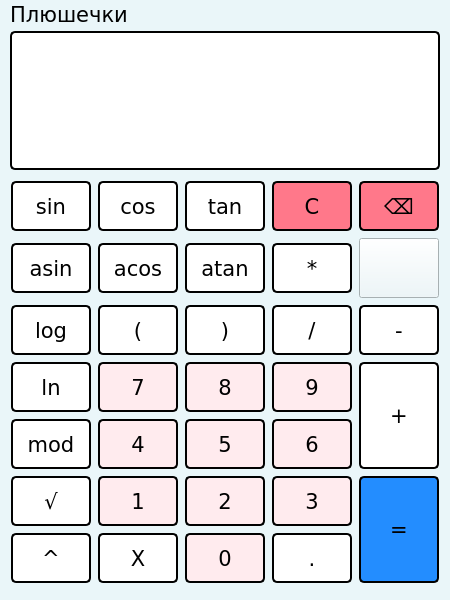
<?xml version="1.0" encoding="UTF-8"?>
<ui version="4.0">
 <class>s21_sm_calc</class>
 <widget class="QMainWindow" name="s21_sm_calc">
  <property name="geometry">
   <rect>
    <x>0</x>
    <y>0</y>
    <width>450</width>
    <height>600</height>
   </rect>
  </property>
  <property name="minimumSize">
   <size>
    <width>450</width>
    <height>600</height>
   </size>
  </property>
  <property name="maximumSize">
   <size>
    <width>450</width>
    <height>600</height>
   </size>
  </property>
  <property name="focusPolicy">
   <enum>Qt::StrongFocus</enum>
  </property>
  <property name="windowTitle">
   <string>Калькулятор aannemar</string>
  </property>
  <property name="autoFillBackground">
   <bool>false</bool>
  </property>
  <property name="styleSheet">
   <string notr="true">background-color: rgb(234, 246, 249)</string>
  </property>
  <widget class="QWidget" name="centralwidget">
   <widget class="QWidget" name="gridLayoutWidget">
    <property name="geometry">
     <rect>
      <x>10</x>
      <y>150</y>
      <width>430</width>
      <height>404</height>
     </rect>
    </property>
    <property name="minimumSize">
     <size>
      <width>80</width>
      <height>80</height>
     </size>
    </property>
    <layout class="QGridLayout" name="gridLayout">
     <item row="2" column="3">
      <widget class="QPushButton" name="button_div">
       <property name="minimumSize">
        <size>
         <width>80</width>
         <height>50</height>
        </size>
       </property>
       <property name="maximumSize">
        <size>
         <width>80</width>
         <height>50</height>
        </size>
       </property>
       <property name="font">
        <font>
         <family>Verdana</family>
         <pointsize>16</pointsize>
         <bold>false</bold>
        </font>
       </property>
       <property name="mouseTracking">
        <bool>true</bool>
       </property>
       <property name="styleSheet">
        <string notr="true">
QPushButton {
	background-color: white;
	border: 2px solid black;
	border-radius: 5px;
}

QPushButton:hover {
	background-color: rgb(176, 254, 255)
}

QPushButton:pressed {
	background-color: rgb(87, 252, 255)
}</string>
       </property>
       <property name="text">
        <string>/</string>
       </property>
      </widget>
     </item>
     <item row="0" column="4">
      <widget class="QPushButton" name="button_back">
       <property name="minimumSize">
        <size>
         <width>80</width>
         <height>50</height>
        </size>
       </property>
       <property name="maximumSize">
        <size>
         <width>80</width>
         <height>50</height>
        </size>
       </property>
       <property name="font">
        <font>
         <family>Verdana</family>
         <pointsize>16</pointsize>
         <bold>false</bold>
        </font>
       </property>
       <property name="mouseTracking">
        <bool>true</bool>
       </property>
       <property name="styleSheet">
        <string notr="true">
QPushButton {
	background-color: rgb(255, 120, 138);
	border: 2px solid black;
	border-radius: 5px;
}

QPushButton:hover {
	background-color: rgb(255, 79, 91);
}

QPushButton:pressed {
	background-color: rgb(255, 0, 13);
}</string>
       </property>
       <property name="text">
        <string>⌫</string>
       </property>
      </widget>
     </item>
     <item row="2" column="4">
      <widget class="QPushButton" name="button_minus">
       <property name="minimumSize">
        <size>
         <width>80</width>
         <height>50</height>
        </size>
       </property>
       <property name="maximumSize">
        <size>
         <width>80</width>
         <height>50</height>
        </size>
       </property>
       <property name="font">
        <font>
         <family>Verdana</family>
         <pointsize>16</pointsize>
         <bold>false</bold>
        </font>
       </property>
       <property name="mouseTracking">
        <bool>true</bool>
       </property>
       <property name="styleSheet">
        <string notr="true">
QPushButton {
	background-color: white;
	border: 2px solid black;
	border-radius: 5px;
}

QPushButton:hover {
	background-color: rgb(176, 254, 255)
}

QPushButton:pressed {
	background-color: rgb(87, 252, 255)
}</string>
       </property>
       <property name="text">
        <string>-</string>
       </property>
      </widget>
     </item>
     <item row="3" column="1">
      <widget class="QPushButton" name="button_7">
       <property name="enabled">
        <bool>true</bool>
       </property>
       <property name="minimumSize">
        <size>
         <width>80</width>
         <height>50</height>
        </size>
       </property>
       <property name="maximumSize">
        <size>
         <width>80</width>
         <height>50</height>
        </size>
       </property>
       <property name="font">
        <font>
         <family>Verdana</family>
         <pointsize>16</pointsize>
         <bold>false</bold>
        </font>
       </property>
       <property name="mouseTracking">
        <bool>true</bool>
       </property>
       <property name="focusPolicy">
        <enum>Qt::WheelFocus</enum>
       </property>
       <property name="styleSheet">
        <string notr="true">
QPushButton {
	background-color: rgb(255, 235, 238);
	border: 2px solid black;
	border-radius: 5px;
}

QPushButton:hover {
	background-color: rgb(176, 254, 255)
}

QPushButton:pressed {
	background-color: rgb(87, 252, 255)
}</string>
       </property>
       <property name="text">
        <string>7</string>
       </property>
      </widget>
     </item>
     <item row="0" column="2">
      <widget class="QPushButton" name="button_tan">
       <property name="minimumSize">
        <size>
         <width>80</width>
         <height>50</height>
        </size>
       </property>
       <property name="maximumSize">
        <size>
         <width>80</width>
         <height>50</height>
        </size>
       </property>
       <property name="font">
        <font>
         <family>Verdana</family>
         <pointsize>16</pointsize>
         <bold>false</bold>
        </font>
       </property>
       <property name="mouseTracking">
        <bool>true</bool>
       </property>
       <property name="styleSheet">
        <string notr="true">
QPushButton {
	background-color: white;
	border: 2px solid black;
	border-radius: 5px;
}

QPushButton:hover {
	background-color: rgb(176, 254, 255)
}

QPushButton:pressed {
	background-color: rgb(87, 252, 255)
}</string>
       </property>
       <property name="text">
        <string>tan</string>
       </property>
      </widget>
     </item>
     <item row="6" column="1">
      <widget class="QPushButton" name="button_x">
       <property name="minimumSize">
        <size>
         <width>80</width>
         <height>50</height>
        </size>
       </property>
       <property name="maximumSize">
        <size>
         <width>80</width>
         <height>50</height>
        </size>
       </property>
       <property name="font">
        <font>
         <family>Verdana</family>
         <pointsize>16</pointsize>
         <bold>false</bold>
        </font>
       </property>
       <property name="mouseTracking">
        <bool>true</bool>
       </property>
       <property name="styleSheet">
        <string notr="true">
QPushButton {
	background-color: white;
	border: 2px solid black;
	border-radius: 5px;
}

QPushButton:hover {
	background-color: rgb(176, 254, 255)
}

QPushButton:pressed {
	background-color: rgb(87, 252, 255)
}</string>
       </property>
       <property name="text">
        <string>X</string>
       </property>
      </widget>
     </item>
     <item row="2" column="0">
      <widget class="QPushButton" name="button_log">
       <property name="minimumSize">
        <size>
         <width>80</width>
         <height>50</height>
        </size>
       </property>
       <property name="maximumSize">
        <size>
         <width>80</width>
         <height>50</height>
        </size>
       </property>
       <property name="font">
        <font>
         <family>Verdana</family>
         <pointsize>16</pointsize>
         <bold>false</bold>
        </font>
       </property>
       <property name="mouseTracking">
        <bool>true</bool>
       </property>
       <property name="styleSheet">
        <string notr="true">
QPushButton {
	background-color: white;
	border: 2px solid black;
	border-radius: 5px;
}

QPushButton:hover {
	background-color: rgb(176, 254, 255)
}

QPushButton:pressed {
	background-color: rgb(87, 252, 255)
}</string>
       </property>
       <property name="text">
        <string>log</string>
       </property>
      </widget>
     </item>
     <item row="6" column="0">
      <widget class="QPushButton" name="button_pow">
       <property name="minimumSize">
        <size>
         <width>80</width>
         <height>50</height>
        </size>
       </property>
       <property name="maximumSize">
        <size>
         <width>80</width>
         <height>50</height>
        </size>
       </property>
       <property name="font">
        <font>
         <family>Verdana</family>
         <pointsize>16</pointsize>
         <bold>false</bold>
        </font>
       </property>
       <property name="mouseTracking">
        <bool>true</bool>
       </property>
       <property name="styleSheet">
        <string notr="true">
QPushButton {
	background-color: white;
	border: 2px solid black;
	border-radius: 5px;
}

QPushButton:hover {
	background-color: rgb(176, 254, 255)
}

QPushButton:pressed {
	background-color: rgb(87, 252, 255)
}</string>
       </property>
       <property name="text">
        <string>^</string>
       </property>
      </widget>
     </item>
     <item row="2" column="1">
      <widget class="QPushButton" name="button_bracket_L">
       <property name="minimumSize">
        <size>
         <width>80</width>
         <height>50</height>
        </size>
       </property>
       <property name="maximumSize">
        <size>
         <width>80</width>
         <height>50</height>
        </size>
       </property>
       <property name="font">
        <font>
         <family>Verdana</family>
         <pointsize>16</pointsize>
         <bold>false</bold>
        </font>
       </property>
       <property name="mouseTracking">
        <bool>true</bool>
       </property>
       <property name="styleSheet">
        <string notr="true">
QPushButton {
	background-color: white;
	border: 2px solid black;
	border-radius: 5px;
}

QPushButton:hover {
	background-color: rgb(176, 254, 255)
}

QPushButton:pressed {
	background-color: rgb(87, 252, 255)
}</string>
       </property>
       <property name="text">
        <string>(</string>
       </property>
      </widget>
     </item>
     <item row="4" column="3">
      <widget class="QPushButton" name="button_6">
       <property name="minimumSize">
        <size>
         <width>80</width>
         <height>50</height>
        </size>
       </property>
       <property name="maximumSize">
        <size>
         <width>80</width>
         <height>50</height>
        </size>
       </property>
       <property name="font">
        <font>
         <family>Verdana</family>
         <pointsize>16</pointsize>
         <bold>false</bold>
        </font>
       </property>
       <property name="mouseTracking">
        <bool>true</bool>
       </property>
       <property name="focusPolicy">
        <enum>Qt::StrongFocus</enum>
       </property>
       <property name="styleSheet">
        <string notr="true">
QPushButton {
	background-color: rgb(255, 235, 238);
	border: 2px solid black;
	border-radius: 5px;
}

QPushButton:hover {
	background-color: rgb(176, 254, 255)
}

QPushButton:pressed {
	background-color: rgb(87, 252, 255)
}</string>
       </property>
       <property name="text">
        <string>6</string>
       </property>
      </widget>
     </item>
     <item row="3" column="3">
      <widget class="QPushButton" name="button_9">
       <property name="minimumSize">
        <size>
         <width>80</width>
         <height>50</height>
        </size>
       </property>
       <property name="maximumSize">
        <size>
         <width>80</width>
         <height>50</height>
        </size>
       </property>
       <property name="font">
        <font>
         <family>Verdana</family>
         <pointsize>16</pointsize>
         <bold>false</bold>
        </font>
       </property>
       <property name="mouseTracking">
        <bool>true</bool>
       </property>
       <property name="focusPolicy">
        <enum>Qt::WheelFocus</enum>
       </property>
       <property name="styleSheet">
        <string notr="true">
QPushButton {
	background-color: rgb(255, 235, 238);
	border: 2px solid black;
	border-radius: 5px;
}

QPushButton:hover {
	background-color: rgb(176, 254, 255)
}

QPushButton:pressed {
	background-color: rgb(87, 252, 255)
}</string>
       </property>
       <property name="text">
        <string>9</string>
       </property>
      </widget>
     </item>
     <item row="5" column="4" rowspan="2">
      <widget class="QPushButton" name="button_result">
       <property name="minimumSize">
        <size>
         <width>80</width>
         <height>50</height>
        </size>
       </property>
       <property name="maximumSize">
        <size>
         <width>500</width>
         <height>500</height>
        </size>
       </property>
       <property name="font">
        <font>
         <family>Verdana</family>
         <pointsize>16</pointsize>
         <bold>false</bold>
        </font>
       </property>
       <property name="mouseTracking">
        <bool>true</bool>
       </property>
       <property name="styleSheet">
        <string notr="true">
QPushButton {
	background-color: rgb(35, 141, 255);
	border: 2px solid black;
	border-radius: 5px;
}

QPushButton:hover {
	background-color: rgb(75, 75, 255)
}

QPushButton:pressed {
	background-color: rgb(22, 1, 255)
}</string>
       </property>
       <property name="text">
        <string>=</string>
       </property>
      </widget>
     </item>
     <item row="0" column="3">
      <widget class="QPushButton" name="button_C">
       <property name="minimumSize">
        <size>
         <width>80</width>
         <height>50</height>
        </size>
       </property>
       <property name="maximumSize">
        <size>
         <width>80</width>
         <height>50</height>
        </size>
       </property>
       <property name="font">
        <font>
         <family>Verdana</family>
         <pointsize>16</pointsize>
         <bold>false</bold>
        </font>
       </property>
       <property name="mouseTracking">
        <bool>true</bool>
       </property>
       <property name="styleSheet">
        <string notr="true">
QPushButton {
	background-color: rgb(255, 120, 138);
	border: 2px solid black;
	border-radius: 5px;
}

QPushButton:hover {
	background-color: rgb(255, 79, 91);
}

QPushButton:pressed {
	background-color: rgb(255, 0, 13);
}</string>
       </property>
       <property name="text">
        <string>C</string>
       </property>
      </widget>
     </item>
     <item row="2" column="2">
      <widget class="QPushButton" name="button_bracket_R">
       <property name="minimumSize">
        <size>
         <width>80</width>
         <height>50</height>
        </size>
       </property>
       <property name="maximumSize">
        <size>
         <width>80</width>
         <height>50</height>
        </size>
       </property>
       <property name="font">
        <font>
         <family>Verdana</family>
         <pointsize>16</pointsize>
         <bold>false</bold>
        </font>
       </property>
       <property name="mouseTracking">
        <bool>true</bool>
       </property>
       <property name="styleSheet">
        <string notr="true">
QPushButton {
	background-color: white;
	border: 2px solid black;
	border-radius: 5px;
}

QPushButton:hover {
	background-color: rgb(176, 254, 255)
}

QPushButton:pressed {
	background-color: rgb(87, 252, 255)
}</string>
       </property>
       <property name="text">
        <string>)</string>
       </property>
      </widget>
     </item>
     <item row="1" column="0">
      <widget class="QPushButton" name="button_asin">
       <property name="minimumSize">
        <size>
         <width>80</width>
         <height>50</height>
        </size>
       </property>
       <property name="maximumSize">
        <size>
         <width>80</width>
         <height>50</height>
        </size>
       </property>
       <property name="font">
        <font>
         <family>Verdana</family>
         <pointsize>16</pointsize>
         <bold>false</bold>
        </font>
       </property>
       <property name="mouseTracking">
        <bool>true</bool>
       </property>
       <property name="styleSheet">
        <string notr="true">
QPushButton {
	background-color: white;
	border: 2px solid black;
	border-radius: 5px;
}

QPushButton:hover {
	background-color: rgb(176, 254, 255)
}

QPushButton:pressed {
	background-color: rgb(87, 252, 255)
}</string>
       </property>
       <property name="text">
        <string>asin</string>
       </property>
      </widget>
     </item>
     <item row="5" column="0">
      <widget class="QPushButton" name="button_sqrt">
       <property name="minimumSize">
        <size>
         <width>80</width>
         <height>50</height>
        </size>
       </property>
       <property name="maximumSize">
        <size>
         <width>80</width>
         <height>50</height>
        </size>
       </property>
       <property name="font">
        <font>
         <family>Verdana</family>
         <pointsize>16</pointsize>
         <bold>false</bold>
        </font>
       </property>
       <property name="mouseTracking">
        <bool>true</bool>
       </property>
       <property name="styleSheet">
        <string notr="true">
QPushButton {
	background-color: white;
	border: 2px solid black;
	border-radius: 5px;
}

QPushButton:hover {
	background-color: rgb(176, 254, 255)
}

QPushButton:pressed {
	background-color: rgb(87, 252, 255)
}</string>
       </property>
       <property name="text">
        <string>√</string>
       </property>
      </widget>
     </item>
     <item row="1" column="4">
      <widget class="QPushButton" name="image">
       <property name="minimumSize">
        <size>
         <width>80</width>
         <height>60</height>
        </size>
       </property>
       <property name="maximumSize">
        <size>
         <width>80</width>
         <height>60</height>
        </size>
       </property>
       <property name="mouseTracking">
        <bool>true</bool>
       </property>
       <property name="text">
        <string/>
       </property>
       <property name="icon">
        <iconset>
         <normaloff>img/Ast2.jpg</normaloff>img/Ast2.jpg</iconset>
       </property>
       <property name="iconSize">
        <size>
         <width>80</width>
         <height>60</height>
        </size>
       </property>
      </widget>
     </item>
     <item row="3" column="2">
      <widget class="QPushButton" name="button_8">
       <property name="minimumSize">
        <size>
         <width>80</width>
         <height>50</height>
        </size>
       </property>
       <property name="maximumSize">
        <size>
         <width>80</width>
         <height>50</height>
        </size>
       </property>
       <property name="font">
        <font>
         <family>Verdana</family>
         <pointsize>16</pointsize>
         <bold>false</bold>
        </font>
       </property>
       <property name="mouseTracking">
        <bool>true</bool>
       </property>
       <property name="focusPolicy">
        <enum>Qt::WheelFocus</enum>
       </property>
       <property name="styleSheet">
        <string notr="true">
QPushButton {
	background-color: rgb(255, 235, 238);
	border: 2px solid black;
	border-radius: 5px;
}

QPushButton:hover {
	background-color: rgb(176, 254, 255)
}

QPushButton:pressed {
	background-color: rgb(87, 252, 255)
}</string>
       </property>
       <property name="text">
        <string>8</string>
       </property>
      </widget>
     </item>
     <item row="4" column="2">
      <widget class="QPushButton" name="button_5">
       <property name="minimumSize">
        <size>
         <width>80</width>
         <height>50</height>
        </size>
       </property>
       <property name="maximumSize">
        <size>
         <width>80</width>
         <height>50</height>
        </size>
       </property>
       <property name="sizeIncrement">
        <size>
         <width>0</width>
         <height>0</height>
        </size>
       </property>
       <property name="baseSize">
        <size>
         <width>0</width>
         <height>0</height>
        </size>
       </property>
       <property name="font">
        <font>
         <family>Verdana</family>
         <pointsize>16</pointsize>
         <bold>false</bold>
        </font>
       </property>
       <property name="cursor">
        <cursorShape>ArrowCursor</cursorShape>
       </property>
       <property name="mouseTracking">
        <bool>true</bool>
       </property>
       <property name="tabletTracking">
        <bool>false</bool>
       </property>
       <property name="focusPolicy">
        <enum>Qt::StrongFocus</enum>
       </property>
       <property name="autoFillBackground">
        <bool>false</bool>
       </property>
       <property name="styleSheet">
        <string notr="true">
QPushButton {
	background-color: rgb(255, 235, 238);
	border: 2px solid black;
	border-radius: 5px;
}

QPushButton:hover {
	background-color: rgb(176, 254, 255)
}

QPushButton:pressed {
	background-color: rgb(87, 252, 255)
}</string>
       </property>
       <property name="text">
        <string>5</string>
       </property>
       <property name="checkable">
        <bool>false</bool>
       </property>
       <property name="autoDefault">
        <bool>false</bool>
       </property>
       <property name="default">
        <bool>false</bool>
       </property>
       <property name="flat">
        <bool>false</bool>
       </property>
      </widget>
     </item>
     <item row="6" column="3">
      <widget class="QPushButton" name="button_dot">
       <property name="minimumSize">
        <size>
         <width>80</width>
         <height>50</height>
        </size>
       </property>
       <property name="maximumSize">
        <size>
         <width>80</width>
         <height>50</height>
        </size>
       </property>
       <property name="font">
        <font>
         <family>Verdana</family>
         <pointsize>16</pointsize>
         <bold>false</bold>
        </font>
       </property>
       <property name="mouseTracking">
        <bool>true</bool>
       </property>
       <property name="styleSheet">
        <string notr="true">
QPushButton {
	background-color: white;
	border: 2px solid black;
	border-radius: 5px;
}

QPushButton:hover {
	background-color: rgb(176, 254, 255)
}

QPushButton:pressed {
	background-color: rgb(87, 252, 255)
}</string>
       </property>
       <property name="text">
        <string>.</string>
       </property>
      </widget>
     </item>
     <item row="3" column="0">
      <widget class="QPushButton" name="button_ln">
       <property name="minimumSize">
        <size>
         <width>80</width>
         <height>50</height>
        </size>
       </property>
       <property name="maximumSize">
        <size>
         <width>80</width>
         <height>50</height>
        </size>
       </property>
       <property name="font">
        <font>
         <family>Verdana</family>
         <pointsize>16</pointsize>
         <bold>false</bold>
        </font>
       </property>
       <property name="mouseTracking">
        <bool>true</bool>
       </property>
       <property name="styleSheet">
        <string notr="true">
QPushButton {
	background-color: white;
	border: 2px solid black;
	border-radius: 5px;
}

QPushButton:hover {
	background-color: rgb(176, 254, 255)
}

QPushButton:pressed {
	background-color: rgb(87, 252, 255)
}</string>
       </property>
       <property name="text">
        <string>ln</string>
       </property>
      </widget>
     </item>
     <item row="4" column="0">
      <widget class="QPushButton" name="button_mod">
       <property name="minimumSize">
        <size>
         <width>80</width>
         <height>50</height>
        </size>
       </property>
       <property name="maximumSize">
        <size>
         <width>80</width>
         <height>50</height>
        </size>
       </property>
       <property name="font">
        <font>
         <family>Verdana</family>
         <pointsize>16</pointsize>
         <bold>false</bold>
        </font>
       </property>
       <property name="mouseTracking">
        <bool>true</bool>
       </property>
       <property name="styleSheet">
        <string notr="true">
QPushButton {
	background-color: white;
	border: 2px solid black;
	border-radius: 5px;
}

QPushButton:hover {
	background-color: rgb(176, 254, 255)
}

QPushButton:pressed {
	background-color: rgb(87, 252, 255)
}</string>
       </property>
       <property name="text">
        <string>mod</string>
       </property>
      </widget>
     </item>
     <item row="1" column="3">
      <widget class="QPushButton" name="button_mul">
       <property name="minimumSize">
        <size>
         <width>80</width>
         <height>50</height>
        </size>
       </property>
       <property name="maximumSize">
        <size>
         <width>80</width>
         <height>50</height>
        </size>
       </property>
       <property name="font">
        <font>
         <family>Verdana</family>
         <pointsize>16</pointsize>
         <bold>false</bold>
        </font>
       </property>
       <property name="mouseTracking">
        <bool>true</bool>
       </property>
       <property name="styleSheet">
        <string notr="true">
QPushButton {
	background-color: white;
	border: 2px solid black;
	border-radius: 5px;
}

QPushButton:hover {
	background-color: rgb(176, 254, 255)
}

QPushButton:pressed {
	background-color: rgb(87, 252, 255)
}</string>
       </property>
       <property name="text">
        <string>*</string>
       </property>
      </widget>
     </item>
     <item row="6" column="2">
      <widget class="QPushButton" name="button_0">
       <property name="minimumSize">
        <size>
         <width>80</width>
         <height>50</height>
        </size>
       </property>
       <property name="maximumSize">
        <size>
         <width>80</width>
         <height>50</height>
        </size>
       </property>
       <property name="font">
        <font>
         <family>Verdana</family>
         <pointsize>16</pointsize>
         <bold>false</bold>
        </font>
       </property>
       <property name="mouseTracking">
        <bool>true</bool>
       </property>
       <property name="focusPolicy">
        <enum>Qt::WheelFocus</enum>
       </property>
       <property name="styleSheet">
        <string notr="true">
QPushButton {
	background-color: rgb(255, 235, 238);
	border: 2px solid black;
	border-radius: 5px;
}

QPushButton:hover {
	background-color: rgb(176, 254, 255)
}

QPushButton:pressed {
	background-color: rgb(87, 252, 255)
}</string>
       </property>
       <property name="text">
        <string>0</string>
       </property>
      </widget>
     </item>
     <item row="5" column="3">
      <widget class="QPushButton" name="button_3">
       <property name="minimumSize">
        <size>
         <width>80</width>
         <height>50</height>
        </size>
       </property>
       <property name="maximumSize">
        <size>
         <width>80</width>
         <height>50</height>
        </size>
       </property>
       <property name="font">
        <font>
         <family>Verdana</family>
         <pointsize>16</pointsize>
         <bold>false</bold>
        </font>
       </property>
       <property name="mouseTracking">
        <bool>true</bool>
       </property>
       <property name="focusPolicy">
        <enum>Qt::WheelFocus</enum>
       </property>
       <property name="styleSheet">
        <string notr="true">
QPushButton {
	background-color: rgb(255, 235, 238);
	border: 2px solid black;
	border-radius: 5px;
}

QPushButton:hover {
	background-color: rgb(176, 254, 255)
}

QPushButton:pressed {
	background-color: rgb(87, 252, 255)
}</string>
       </property>
       <property name="text">
        <string>3</string>
       </property>
      </widget>
     </item>
     <item row="1" column="2">
      <widget class="QPushButton" name="button_atan">
       <property name="minimumSize">
        <size>
         <width>80</width>
         <height>50</height>
        </size>
       </property>
       <property name="maximumSize">
        <size>
         <width>80</width>
         <height>50</height>
        </size>
       </property>
       <property name="font">
        <font>
         <family>Verdana</family>
         <pointsize>16</pointsize>
         <bold>false</bold>
        </font>
       </property>
       <property name="mouseTracking">
        <bool>true</bool>
       </property>
       <property name="styleSheet">
        <string notr="true">
QPushButton {
	background-color: white;
	border: 2px solid black;
	border-radius: 5px;
}

QPushButton:hover {
	background-color: rgb(176, 254, 255)
}

QPushButton:pressed {
	background-color: rgb(87, 252, 255)
}</string>
       </property>
       <property name="text">
        <string>atan</string>
       </property>
      </widget>
     </item>
     <item row="3" column="4" rowspan="2">
      <widget class="QPushButton" name="button_plus">
       <property name="minimumSize">
        <size>
         <width>80</width>
         <height>50</height>
        </size>
       </property>
       <property name="maximumSize">
        <size>
         <width>80</width>
         <height>500</height>
        </size>
       </property>
       <property name="font">
        <font>
         <family>Verdana</family>
         <pointsize>16</pointsize>
         <bold>false</bold>
        </font>
       </property>
       <property name="mouseTracking">
        <bool>true</bool>
       </property>
       <property name="styleSheet">
        <string notr="true">
QPushButton {
	background-color: white;
	border: 2px solid black;
	border-radius: 5px;
}

QPushButton:hover {
	background-color: rgb(176, 254, 255)
}

QPushButton:pressed {
	background-color: rgb(87, 252, 255)
}</string>
       </property>
       <property name="text">
        <string>+</string>
       </property>
      </widget>
     </item>
     <item row="1" column="1">
      <widget class="QPushButton" name="button_acos">
       <property name="minimumSize">
        <size>
         <width>80</width>
         <height>50</height>
        </size>
       </property>
       <property name="maximumSize">
        <size>
         <width>80</width>
         <height>50</height>
        </size>
       </property>
       <property name="font">
        <font>
         <family>Verdana</family>
         <pointsize>16</pointsize>
         <bold>false</bold>
        </font>
       </property>
       <property name="mouseTracking">
        <bool>true</bool>
       </property>
       <property name="styleSheet">
        <string notr="true">
QPushButton {
	background-color: white;
	border: 2px solid black;
	border-radius: 5px;
}

QPushButton:hover {
	background-color: rgb(176, 254, 255)
}

QPushButton:pressed {
	background-color: rgb(87, 252, 255)
}</string>
       </property>
       <property name="text">
        <string>acos</string>
       </property>
      </widget>
     </item>
     <item row="0" column="1">
      <widget class="QPushButton" name="button_cos">
       <property name="minimumSize">
        <size>
         <width>80</width>
         <height>50</height>
        </size>
       </property>
       <property name="maximumSize">
        <size>
         <width>80</width>
         <height>50</height>
        </size>
       </property>
       <property name="font">
        <font>
         <family>Verdana</family>
         <pointsize>16</pointsize>
         <bold>false</bold>
        </font>
       </property>
       <property name="mouseTracking">
        <bool>true</bool>
       </property>
       <property name="styleSheet">
        <string notr="true">
QPushButton {
	background-color: white;
	border: 2px solid black;
	border-radius: 5px;
}

QPushButton:hover {
	background-color: rgb(176, 254, 255)
}

QPushButton:pressed {
	background-color: rgb(87, 252, 255)
}</string>
       </property>
       <property name="text">
        <string>cos</string>
       </property>
      </widget>
     </item>
     <item row="0" column="0">
      <widget class="QPushButton" name="button_sin">
       <property name="minimumSize">
        <size>
         <width>80</width>
         <height>50</height>
        </size>
       </property>
       <property name="maximumSize">
        <size>
         <width>80</width>
         <height>50</height>
        </size>
       </property>
       <property name="font">
        <font>
         <family>Verdana</family>
         <pointsize>16</pointsize>
         <bold>false</bold>
        </font>
       </property>
       <property name="mouseTracking">
        <bool>true</bool>
       </property>
       <property name="styleSheet">
        <string notr="true">
QPushButton {
	background-color: white;
	border: 2px solid black;
	border-radius: 5px;
}

QPushButton:hover {
	background-color: rgb(176, 254, 255)
}

QPushButton:pressed {
	background-color: rgb(87, 252, 255)
}</string>
       </property>
       <property name="text">
        <string>sin</string>
       </property>
      </widget>
     </item>
     <item row="5" column="2">
      <widget class="QPushButton" name="button_2">
       <property name="minimumSize">
        <size>
         <width>80</width>
         <height>50</height>
        </size>
       </property>
       <property name="maximumSize">
        <size>
         <width>80</width>
         <height>50</height>
        </size>
       </property>
       <property name="font">
        <font>
         <family>Verdana</family>
         <pointsize>16</pointsize>
         <bold>false</bold>
        </font>
       </property>
       <property name="mouseTracking">
        <bool>true</bool>
       </property>
       <property name="focusPolicy">
        <enum>Qt::WheelFocus</enum>
       </property>
       <property name="styleSheet">
        <string notr="true">
QPushButton {
	background-color: rgb(255, 235, 238);
	border: 2px solid black;
	border-radius: 5px;
}

QPushButton:hover {
	background-color: rgb(176, 254, 255)
}

QPushButton:pressed {
	background-color: rgb(87, 252, 255)
}</string>
       </property>
       <property name="text">
        <string>2</string>
       </property>
      </widget>
     </item>
     <item row="4" column="1">
      <widget class="QPushButton" name="button_4">
       <property name="minimumSize">
        <size>
         <width>80</width>
         <height>50</height>
        </size>
       </property>
       <property name="maximumSize">
        <size>
         <width>80</width>
         <height>50</height>
        </size>
       </property>
       <property name="font">
        <font>
         <family>Verdana</family>
         <pointsize>16</pointsize>
         <bold>false</bold>
        </font>
       </property>
       <property name="mouseTracking">
        <bool>true</bool>
       </property>
       <property name="focusPolicy">
        <enum>Qt::WheelFocus</enum>
       </property>
       <property name="styleSheet">
        <string notr="true">
QPushButton {
	background-color: rgb(255, 235, 238);
	border: 2px solid black;
	border-radius: 5px;
}

QPushButton:hover {
	background-color: rgb(176, 254, 255)
}

QPushButton:pressed {
	background-color: rgb(87, 252, 255)
}</string>
       </property>
       <property name="text">
        <string>4</string>
       </property>
      </widget>
     </item>
     <item row="5" column="1">
      <widget class="QPushButton" name="button_1">
       <property name="minimumSize">
        <size>
         <width>80</width>
         <height>50</height>
        </size>
       </property>
       <property name="maximumSize">
        <size>
         <width>80</width>
         <height>50</height>
        </size>
       </property>
       <property name="font">
        <font>
         <family>Verdana</family>
         <pointsize>16</pointsize>
         <bold>false</bold>
        </font>
       </property>
       <property name="mouseTracking">
        <bool>true</bool>
       </property>
       <property name="focusPolicy">
        <enum>Qt::WheelFocus</enum>
       </property>
       <property name="styleSheet">
        <string notr="true">
QPushButton {
	background-color: rgb(255, 235, 238);
	border: 2px solid black;
	border-radius: 5px;
}

QPushButton:hover {
	background-color: rgb(176, 254, 255)
}

QPushButton:pressed {
	background-color: rgb(87, 252, 255)
}</string>
       </property>
       <property name="text">
        <string>1</string>
       </property>
      </widget>
     </item>
    </layout>
   </widget>
   <widget class="QLabel" name="result_monitor">
    <property name="geometry">
     <rect>
      <x>10</x>
      <y>70</y>
      <width>430</width>
      <height>70</height>
     </rect>
    </property>
    <property name="minimumSize">
     <size>
      <width>430</width>
      <height>70</height>
     </size>
    </property>
    <property name="font">
     <font>
      <family>Verdana</family>
      <pointsize>26</pointsize>
      <bold>true</bold>
     </font>
    </property>
    <property name="styleSheet">
     <string notr="true">QLabel {
background-color: white;
border: 2px solid black;
border-top: 0px;
border-bottom-left-radius: 5px;
border-bottom-right-radius: 5px;
color: black;
font-size: 26pt;
}</string>
    </property>
    <property name="text">
     <string/>
    </property>
    <property name="alignment">
     <set>Qt::AlignRight|Qt::AlignTrailing|Qt::AlignVCenter</set>
    </property>
    <property name="wordWrap">
     <bool>false</bool>
    </property>
   </widget>
   <widget class="QLineEdit" name="monitor">
    <property name="enabled">
     <bool>true</bool>
    </property>
    <property name="geometry">
     <rect>
      <x>10</x>
      <y>1</y>
      <width>430</width>
      <height>70</height>
     </rect>
    </property>
    <property name="minimumSize">
     <size>
      <width>430</width>
      <height>70</height>
     </size>
    </property>
    <property name="acceptDrops">
     <bool>true</bool>
    </property>
    <property name="styleSheet">
     <string notr="true">QLineEdit {
background-color: white;
border: 2px solid black;
border-bottom: 0px;
border-top-left-radius: 5px;
border-top-right-radius: 5px;
color: #999;
font-size: 21pt;
}</string>
    </property>
    <property name="alignment">
     <set>Qt::AlignRight|Qt::AlignTrailing|Qt::AlignVCenter</set>
    </property>
    <property name="readOnly">
     <bool>true</bool>
    </property>
   </widget>
  </widget>
  <widget class="QMenuBar" name="menubar">
   <property name="geometry">
    <rect>
     <x>0</x>
     <y>0</y>
     <width>450</width>
     <height>39</height>
    </rect>
   </property>
   <property name="font">
    <font>
     <family>Verdana</family>
     <pointsize>16</pointsize>
    </font>
   </property>
   <property name="styleSheet">
    <string notr="true"> QMenuBar {
     background-color: rgb(234, 246, 249);
	font-size: 16 pt;
 }

 QMenuBar::item:selected { /* когда выделено с помощью мыши или клавиатуры */
     background: rgb(176, 254, 255)
 }

 QMenuBar::item:pressed {
     background: rgb(87, 252, 255)
 }</string>
   </property>
   <widget class="QMenu" name="menu">
    <property name="font">
     <font>
      <family>Verdana</family>
      <pointsize>16</pointsize>
     </font>
    </property>
    <property name="focusPolicy">
     <enum>Qt::TabFocus</enum>
    </property>
    <property name="styleSheet">
     <string notr="true">QMenu {
     background-color: rgb(234, 246, 249);
     border: 1px solid black;
 }

 QMenu::item {
     background-color: transparent;
 }

 QMenu::item:selected { /* когда пользователь выбирает пункт с помощью мыши или клавиатуры */
     background-color: rgb(176, 254, 255)
 }
Для более глубокой настройки используйте таблицу стилей как изложено ниже:

 QMenu {
     background-color: white;
     margin: 2px; /* немного пространства вокруг меню */
 }

 </string>
    </property>
    <property name="title">
     <string>Плюшечки</string>
    </property>
    <addaction name="graph"/>
    <addaction name="separator"/>
    <addaction name="deposit"/>
    <addaction name="separator"/>
    <addaction name="credit"/>
    <addaction name="separator"/>
   </widget>
   <addaction name="menu"/>
  </widget>
  <action name="graph">
   <property name="checkable">
    <bool>false</bool>
   </property>
   <property name="checked">
    <bool>false</bool>
   </property>
   <property name="enabled">
    <bool>false</bool>
   </property>
   <property name="text">
    <string>График</string>
   </property>
  </action>
  <action name="deposit">
   <property name="text">
    <string>Депозит</string>
   </property>
  </action>
  <action name="credit">
   <property name="enabled">
    <bool>true</bool>
   </property>
   <property name="text">
    <string>Кредит</string>
   </property>
  </action>
 </widget>
 <resources/>
 <connections/>
</ui>
